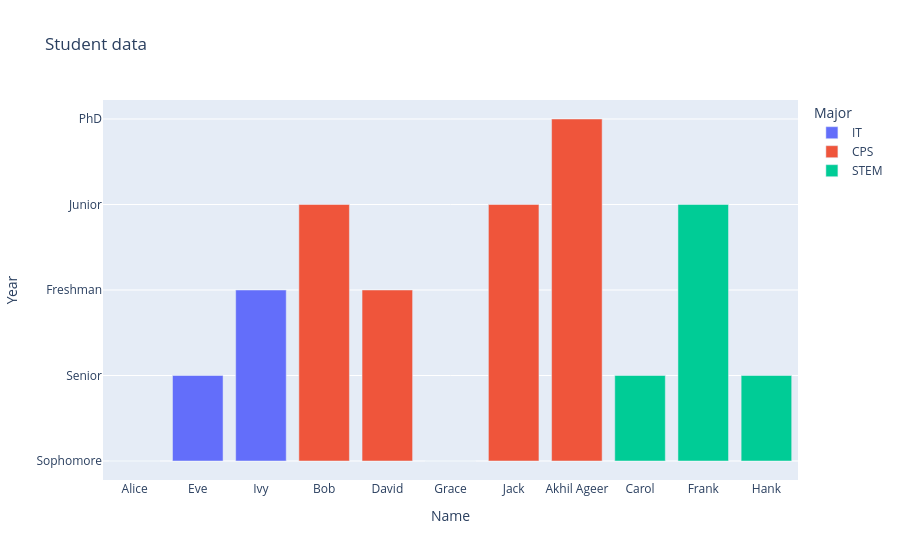

Notebook code cell kept with this figure:
### Code cell
import plotly.express as px
# Create a bar plot
fig = px.bar(df, x='Name', y='Year', color='Major', title='Student data')
fig.show()

### Figure 1 — Plotly figure (JSON) as saved in the notebook; plotly's stock layout.template omitted (floating-point values rounded to 4 significant figures)
{"data": [{"alignmentgroup": "True", "hovertemplate": "Major=IT<br>Name=%{x}<br>Year=%{y}<extra></extra>", "legendgroup": "IT", "marker": {"color": "#636efa", "pattern": {"shape": ""}}, "name": "IT", "offsetgroup": "IT", "orientation": "v", "showlegend": true, "textposition": "auto", "type": "bar", "x": ["Alice", "Eve", "Ivy"], "xaxis": "x", "y": ["Sophomore", "Senior", "Freshman"], "yaxis": "y"}, {"alignmentgroup": "True", "hovertemplate": "Major=CPS<br>Name=%{x}<br>Year=%{y}<extra></extra>", "legendgroup": "CPS", "marker": {"color": "#EF553B", "pattern": {"shape": ""}}, "name": "CPS", "offsetgroup": "CPS", "orientation": "v", "showlegend": true, "textposition": "auto", "type": "bar", "x": ["Bob", "David", "Grace", "Jack", "Akhil Ageer"], "xaxis": "x", "y": ["Junior", "Freshman", "Sophomore", "Junior", "PhD"], "yaxis": "y"}, {"alignmentgroup": "True", "hovertemplate": "Major=STEM<br>Name=%{x}<br>Year=%{y}<extra></extra>", "legendgroup": "STEM", "marker": {"color": "#00cc96", "pattern": {"shape": ""}}, "name": "STEM", "offsetgroup": "STEM", "orientation": "v", "showlegend": true, "textposition": "auto", "type": "bar", "x": ["Carol", "Frank", "Hank"], "xaxis": "x", "y": ["Senior", "Junior", "Senior"], "yaxis": "y"}], "layout": {"barmode": "relative", "legend": {"title": {"text": "Major"}, "tracegroupgap": 0}, "title": {"text": "Student data"}, "xaxis": {"anchor": "y", "domain": [0.0, 1.0], "title": {"text": "Name"}}, "yaxis": {"anchor": "x", "domain": [0.0, 1.0], "title": {"text": "Year"}}}}
